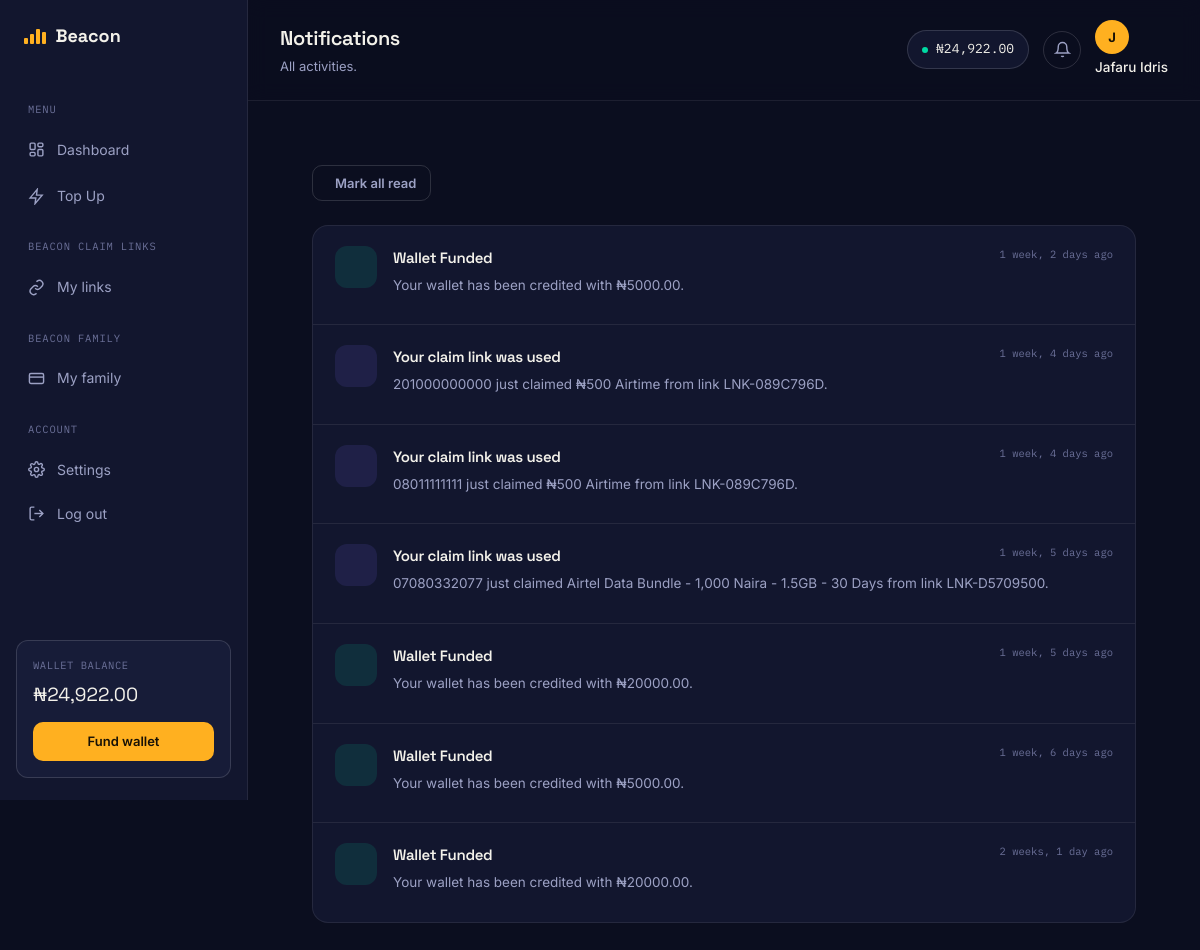
Page /notifications/ (signed in) on the committed database.
### authentication/models.py (models this page shows, shortened)
class User(AbstractUser):
    email = models.EmailField(unique=True)
    phone_number = models.CharField(max_length=20, blank=True)
    is_email_verified = models.BooleanField(default=False)
    email_verification_token = models.CharField(max_length=100, blank=True, null=True)
    password_reset_token = models.CharField(max_length=100, blank=True, null=True)
    password_reset_expires = models.DateTimeField(blank=True, null=True)
    referral_code = models.CharField(max_length=20, unique=True, blank=True, null=True)
    referred_by = models.ForeignKey('self', on_delete=models.SET_NULL, blank=True, null=True, related_name='referrals')
    date_joined = models.DateTimeField(auto_now_add=True)
    last_login_ip = models.GenericIPAddressField(blank=True, null=True)
    transaction_pin_hash = models.CharField(
        max_length=128,
        blank=True,
        null=True,
        help_text="Hashed transaction PIN"
    )
    USERNAME_FIELD = 'email'
    REQUIRED_FIELDS = ['username']
    class Meta:
        ordering = ['-date_joined']
    def get_full_name(self):
        if self.first_name or self.last_name:
            return f"{self.first_name} {self.last_name}".strip()
        return self.username

### wallet/models.py (models this page shows, shortened)
class Wallet(models.Model):
    user = models.OneToOneField(User, on_delete=models.CASCADE, related_name='wallet')
    balance = models.DecimalField(max_digits=12, decimal_places=2, default=0.00)
    total_funded = models.DecimalField(max_digits=12, decimal_places=2, default=0.00)
    total_spent = models.DecimalField(max_digits=12, decimal_places=2, default=0.00)
    is_active = models.BooleanField(default=True)
    created_at = models.DateTimeField(auto_now_add=True)
    updated_at = models.DateTimeField(auto_now=True)
    class Meta:
        verbose_name = 'Wallet'
        verbose_name_plural = 'Wallets'

### notifications/models.py (models this page shows, shortened)
class Notification(models.Model):
    TYPE_CHOICES = [
        ('info', 'Info'),
        ('success', 'Success'),
        ('warning', 'Warning'),
        ('error', 'Error'),
    ]
    user = models.ForeignKey(User, on_delete=models.CASCADE, related_name='notifications')
    title = models.CharField(max_length=200)
    category = models.CharField(max_length=200)
    message = models.TextField()
    notification_type = models.CharField(max_length=20, choices=TYPE_CHOICES, default='info')
    is_read = models.BooleanField(default=False)
    action_url = models.URLField(blank=True)
    created_at = models.DateTimeField(auto_now_add=True)
    class Meta:
        ordering = ['-created_at']

### notifications/views.py (the view)
# urls.py: path('', views.notifications_view, name='list'),
@login_required
def notifications_view(request):
    notifications = Notification.objects.filter(user=request.user)
    return render(request, 'notifications/list.html', {'notifications': notifications})

### core/context_processors.py (called while the page is built)
def site_settings(request):
    return {
        'site_settings': SiteSettings.load(),
        'theme': request.session.get('theme', 'light'),
    }

def notifications_count(request):
    count = 0
    if request.user.is_authenticated:
        count = Notification.objects.filter(user=request.user, is_read=False).count()
    return {'unread_notifications': count}

### core/models.py (called while the page is built)
    @classmethod
    def load(cls):
        obj, created = cls.objects.get_or_create(pk=1)
        return obj

### templates/notifications/list.html (shortened to what this page needs)
{% extends 'base.html' %}
{% block page_title %}Notifications{% endblock page_title %}
{% block page_subtitle %}<p>All activities.</p>{% endblock %}
{% block content %}
<div class="app-content">
    <div class="notifications-page">
        <div class="section-title notifications-header">
            {% if notifications %}
            <form method="post" action="{% url 'notifications:mark_all_read' %}">
                <button type="submit" class="btn btn-ghost btn-sm mark-all-btn">
                    Mark all read
                </button>
            </form>
            {% endif %}
        </div>
        {% if notifications %}
        <div class="notifications-list">
            {% for notif in notifications %}
            <div class="notification-card {% if not notif.is_read %}unread{% endif %}">
                <div class="notification-icon
                    {% if notif.notification_type == 'success' %}success
                    {% elif notif.notification_type == 'error' %}error
                    {% elif notif.notification_type == 'warning' %}warning
                    {% else %}info{% endif %}">
                </div>
                <div class="notification-body">
                    <div class="notification-top">
                        <h3>{{ notif.title }}</h3>
                        <span class="notification-time">
                            {{ notif.created_at|timesince }} ago
                        </span>
                    </div>
                    <p>{{ notif.message }}</p>
                </div>
            </div>
            {% endfor %}
        </div>
        {% endif %}
    </div>
</div>
{% endblock %}

### templates/base.html (shortened to what this page needs)
{% load static %}
{% load humanize %}
<!DOCTYPE html>
<html lang="en">
<head>
<link rel="stylesheet" href="{% static 'css/style.css' %}">
<link rel="stylesheet" href="{% static 'css/native.css' %}">
</head>
<body{% block body_attrs %}{% endblock %}>
<div class="app-shell">
  <aside class="sidebar" id="sidebar">
    <div class="sidebar-top-row">
      <a href="{% url 'dashboard:index' %}" class="logo">
        <span class="bars"><span></span><span></span><span></span><span></span></span>
        Beacon
      </a>
    </div>
    <nav class="side-nav">
      <div class="nav-label">Menu</div>
      <a href="{% url 'dashboard:index' %}" class="nav-link {% if active_nav == 'dashboard' %}active{% endif %}">
        <svg viewBox="0 0 24 24" fill="none" stroke="currentColor" stroke-width="2"><rect x="3" y="3" width="7" height="9" rx="1.5"/><rect x="14" y="3" width="7" height="5" rx="1.5"/><rect x="14" y="12" width="7" height="9" rx="1.5"/><rect x="3" y="16" width="7" height="5" rx="1.5"/></svg>
        Dashboard
      </a>
      <a href="{% url 'services:list' %}" class="nav-link {% if active_nav == 'buy' %}active{% endif %}">
        <svg viewBox="0 0 24 24" fill="none" stroke="currentColor" stroke-width="2"><path d="M13 2L3 14h8l-1 8 10-12h-8l1-8z"/></svg>
        Top Up
      </a>
      <div class="nav-label">Beacon Claim Links</div>
      <a href="{% url 'links:my_links' %}" class="nav-link {% if active_nav == 'claims' %}active{% endif %}">
        <svg viewBox="0 0 24 24" fill="none" stroke="currentColor" stroke-width="2"><path d="M10 13a5 5 0 007 0l3-3a5 5 0 00-7-7l-1 1"/><path d="M14 11a5 5 0 00-7 0l-3 3a5 5 0 007 7l1-1"/></svg>
        My links
      </a>
      <div class="nav-label">Beacon Family</div>
      <a href="{% url 'beacon_family:list' %}" class="nav-link {% if active_nav == 'wallet' %}active{% endif %}">
        <svg viewBox="0 0 24 24" fill="none" stroke="currentColor" stroke-width="2"><rect x="2" y="5" width="20" height="14" rx="2"/><path d="M2 10h20"/></svg>
        My family
      </a>
      <div class="nav-label">Account</div>
      <a href="{% url 'accounts:settings' %}" class="nav-link {% if active_nav == 'settings' %}active{% endif %}">
        Settings
      </a>
      <form method="post" action="{% url 'accounts:logout' %}" class="logout-form">
        <button type="submit" class="nav-link nav-link-btn">
          <svg viewBox="0 0 24 24" fill="none" stroke="currentColor" stroke-width="2"><path d="M9 21H5a2 2 0 01-2-2V5a2 2 0 012-2h4"/><path d="M16 17l5-5-5-5"/><path d="M21 12H9"/></svg>
          Log out
        </button>
      </form>
    </nav>
    <div class="sidebar-wallet">
      <div class="label">Wallet balance</div>
      <div class="amount">₦{{ user.wallet.balance|intcomma }}</div>
      <a href="{% url 'wallet:fund' %}" class="btn btn-primary btn-sm">Fund wallet</a>
    </div>
  </aside>
  <div class="app-main">
    <header class="app-topbar">
      <div class="topbar-title">
        <h1>{% block page_title %}Dashboard{% endblock %}</h1>
        {% block page_subtitle %}{% endblock %}
      </div>
      <div class="topbar-actions">
        <div class="wallet-chip">
          <span class="dot"></span> ₦{{ user.wallet.balance|intcomma }}
        </div>
        <a href="{% url 'notifications:list' %}" class="icon-btn" aria-label="Notifications">
          <svg viewBox="0 0 24 24" fill="none" stroke="currentColor" stroke-width="2"><path d="M18 8a6 6 0 00-12 0c0 7-3 9-3 9h18s-3-2-3-9"/><path d="M13.7 21a2 2 0 01-3.4 0"/></svg>
        </a>
        <div class="user-chip">
          <a href="{% url 'accounts:profile' %}">
            <div class="avatar">{{ user.get_full_name|slice:":1"|default:"U" }}</div>
            <span class="uname">{{ user.get_full_name|default:"Account" }}</span>
          </a>
        </div>
      </div>
    </header>
    <main class="app-content">
      {% block content %}{% endblock %}
    </main>
  </div>
</div>
</body>
</html>

### static/css/style.css (style rules this page uses)
:root { --bg:#0B0E1F; --bg-elev:#12162E; --bg-elev-2:#171C38; --text:#F3F1EA; --text-dim:#9CA1C4; --text-dimmer:#6B7098; --amber:#FFB020; --mint:#00D9A3; --violet:#7C6CFF; --danger:#FF6B6B; --border:rgba(255,255,255,0.08); --border-strong:rgba(255,255,255,0.14); --radius:14px; --sidebar-w:248px; }
* { margin:0;padding:0;box-sizing:border-box; }
body { background:var(--bg); color:var(--text); font-family:'Inter',sans-serif; line-height:1.6; }
h1,h2,h3,h4 { font-family:'Space Grotesk',sans-serif; font-weight:600; letter-spacing:-0.02em; }
a { color:inherit; text-decoration:none; }
button { font-family:inherit; cursor:pointer; }
.app-shell { display:flex; min-height:100vh; }
.logo { display:flex; align-items:center; gap:10px; font-family:'Space Grotesk'; font-weight:700; font-size:18px; padding:0 8px; }
.logo .bars { display:flex; align-items:flex-end; gap:2.5px; height:15px; }
.logo .bars span { width:3.5px; background:var(--amber); border-radius:1px; animation:barpulse 1.8s ease-in-out infinite; }
.logo .bars span:nth-child(1) { height:40%; }
.logo .bars span:nth-child(2) { height:65%; animation-delay:.2s; }
.logo .bars span:nth-child(3) { height:100%; animation-delay:.4s; }
.logo .bars span:nth-child(4) { height:80%; animation-delay:.6s; }
.sidebar { width:var(--sidebar-w); flex-shrink:0; background:var(--bg-elev); border-right:1px solid var(--border); display:flex; flex-direction:column; padding:22px 16px; position:sticky; top:0; height:100vh; }
.side-nav { margin-top:32px; display:flex; flex-direction:column; gap:2px; flex:1; }
.nav-label { font-family:'IBM Plex Mono'; font-size:10.5px; letter-spacing:.08em; text-transform:uppercase; color:var(--text-dimmer); padding:18px 12px 8px; }
.nav-link { display:flex; align-items:center; gap:12px; padding:11px 12px; border-radius:10px; font-size:14px; color:var(--text-dim); transition:background .15s, color .15s; }
.nav-link svg { width:17px; height:17px; flex-shrink:0; }
.logout-form { margin:0; }
.nav-link-btn { width:100%; text-align:left; background:none; border:none; }
.sidebar-wallet { background:var(--bg-elev-2); border:1px solid var(--border-strong); border-radius:12px; padding:16px; margin-top:12px; }
.sidebar-wallet .label { font-family:'IBM Plex Mono'; font-size:10.5px; color:var(--text-dimmer); text-transform:uppercase; letter-spacing:.05em; margin-bottom:6px; }
.sidebar-wallet .amount { font-family:'Space Grotesk'; font-size:19px; margin-bottom:12px; }
.sidebar-top-row { display:flex; align-items:center; justify-content:space-between; padding:0 8px; }
.sidebar-top-row .logo { padding:0; }
.app-main { flex:1; min-width:0; }
.app-topbar { display:flex; align-items:center; gap:18px; padding:20px 32px; border-bottom:1px solid var(--border); position:sticky; top:0; background:rgba(11,14,31,0.85); backdrop-filter:blur(10px); z-index:50; }
.topbar-title { flex:1; }
.topbar-title h1 { font-size:20px; }
.topbar-title p { font-size:13px; color:var(--text-dim); margin-top:2px; }
.topbar-actions { display:flex; align-items:center; gap:14px; }
.wallet-chip { display:flex; align-items:center; gap:8px; font-family:'IBM Plex Mono'; font-size:13px; background:var(--bg-elev); border:1px solid var(--border-strong); padding:8px 14px; border-radius:999px; }
.wallet-chip .dot { width:6px; height:6px; border-radius:50%; background:var(--mint); }
.icon-btn { width:38px; height:38px; border-radius:50%; border:1px solid var(--border-strong); background:none; color:var(--text-dim); display:flex; align-items:center; justify-content:center; }
.icon-btn svg { width:17px; height:17px; }
.user-chip { display:flex; align-items:center; gap:9px; }
.avatar { width:34px; height:34px; border-radius:50%; background:var(--amber); color:#171106; display:flex; align-items:center; justify-content:center; font-weight:700; font-size:13px; text-transform:uppercase; }
.uname { font-size:13.5px; font-weight:500; }
.app-content { padding:32px; }
.btn { display:inline-flex; align-items:center; justify-content:center; gap:8px; padding:12px 20px; border-radius:10px; font-size:14px; font-weight:600; border:none; transition:transform .15s, box-shadow .15s; }
.btn-primary { background:var(--amber); color:#171106; }
.btn-ghost { background:none; border:1px solid var(--border-strong); color:var(--text-dim); }
.btn-sm { padding:9px 14px; font-size:13px; width:100%; }
.section-title { display:flex; align-items:center; justify-content:space-between; margin-bottom:16px; }

### rows in the picture
User: wallet.balance "24,922.00", get_full_name "J", get_full_name "Jafaru Idris"
Notification: title "Wallet Funded", created_at "1 week, 2 days", message "Your wallet has been credited with ₦5000.00."
Notification: title "Your claim link was used", created_at "1 week, 4 days", message "201000000000 just claimed ₦500 Airtime from link LNK-089C796D."
Notification: title "Your claim link was used", created_at "1 week, 4 days", message "08011111111 just claimed ₦500 Airtime from link LNK-089C796D."
Notification: title "Your claim link was used", created_at "1 week, 5 days", message "07080332077 just claimed Airtel Data Bundle - 1,000 Naira - 1.5GB - 30 Days from link LNK-D5709500."
Notification: title "Wallet Funded", created_at "1 week, 5 days", message "Your wallet has been credited with ₦20000.00."
Notification: title "Wallet Funded", created_at "1 week, 6 days", message "Your wallet has been credited with ₦5000.00."
Notification: title "Wallet Funded", created_at "2 weeks, 1 day", message "Your wallet has been credited with ₦20000.00."
